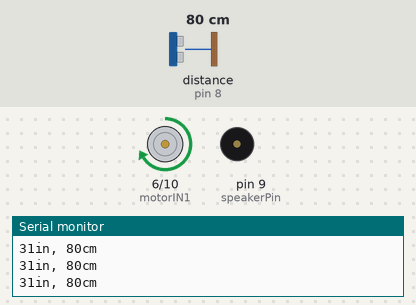
A sketch run on a simulated Arduino Uno, built with avr-gcc and run on an emulated ATmega328P. Shown: motor-driver pin pairs drawn as motors (green arrow = first pin HIGH = forward, orange = second pin HIGH = backward, longer = more drive, scaled by the enable pin), buzzer (waves = sounding), the last lines printed to the serial monitor. Wiring (inferred from the names in the program): ultrasonic range finder: trigger pin 7; echo pin 8. The test bench sets the inputs (shaded band); at power-on: distance to the obstacle (sensor on pin 8) 80 cm. The echo pulse lasts 58.3 µs per cm.

Above: at 1.2 s.
1.3 s: distance to the obstacle (sensor on pin 8) set to 56 cm
4.3 s: distance to the obstacle (sensor on pin 8) set to 48 cm
At 5.1 s:
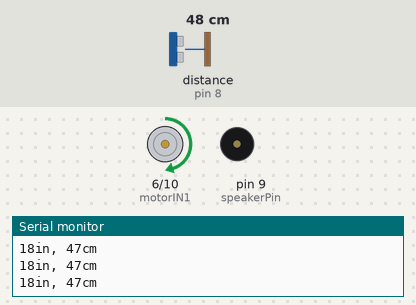
5.8 s: distance to the obstacle (sensor on pin 8) set to 33 cm
7.3 s: distance to the obstacle (sensor on pin 8) set to 27 cm
At 7.47 s:
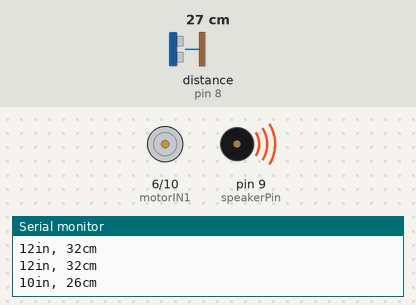
At 8.5 s:
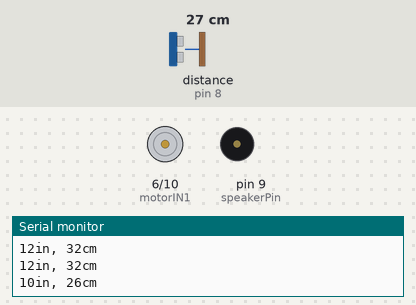
Timing chart, 0 to 11.3 s (numbered marks = the images above; inputs shaded):
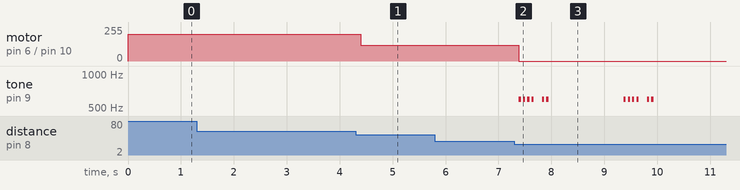

Measured:
- the behaviour switches between 52 and 51 cm on distance to the obstacle (sensor on pin 8) (found by bisection; images 0 and 1)
- the behaviour switches between 32 and 31 cm on distance to the obstacle (sensor on pin 8) (found by bisection; images 1 and 2)
- after the input at 4.3 s, motor on pin 6 (motorIN1) / pin 10 (motorIN2): forward 200/255 → forward 120/255 after 0.10 s
- after the input at 7.3 s, motor on pin 6 (motorIN1) / pin 10 (motorIN2): forward 120/255 → stopped after 0.09 s; tone on pin 9 (speakerPin): plays 600 Hz for 0.04 s, 600 Hz for 0.04 s, 600 Hz for 0.04 s, 600 Hz for 0.04 s, 600 Hz for 0.04 s, 600 Hz for 0.04 s … (12 notes in this stretch), starting after 0.09 s

The sketch:

Puppet_demo_v2.ino
```cpp
// TT DC Motor + Ultrasonic + Morse "HI" Example

// Motor pins
const int motorENA = 5; // PWM (speed)
const int motorIN1 = 6; // direction
const int motorIN2 = 10; // direction

// Ultrasonic pins
const int trigPin = 7;
const int echoPin = 8;

// Speaker
const int speakerPin = 9;

// Timing for Morse
const int dotDuration = 40; // 1 dit
const int dashDuration = dotDuration * 3;
const int intraCharPause = dotDuration;
const int interLetterPause = dotDuration * 3;
const int wordPause = dotDuration * 7;
const int toneFreq = 600; // Hz

void setup() {
  Serial.begin(9600);

  // Motor setup
  pinMode(motorENA, OUTPUT);
  pinMode(motorIN1, OUTPUT);
  pinMode(motorIN2, OUTPUT);

  pinMode(trigPin, OUTPUT);
  pinMode(echoPin, INPUT);

  pinMode(speakerPin, OUTPUT);
}

void motorStop() {
  digitalWrite(motorIN1, LOW);
  digitalWrite(motorIN2, LOW);
  analogWrite(motorENA, 0);
}

void motorForward(int speed) {
  digitalWrite(motorIN1, HIGH);
  digitalWrite(motorIN2, LOW);
  analogWrite(motorENA, speed); // 0-255
}

void motorReverse(int speed) {
  digitalWrite(motorIN1, LOW);
  digitalWrite(motorIN2, HIGH);
  analogWrite(motorENA, speed);
}

// ===== Morse Functions =====
void playDot() {
  tone(speakerPin, toneFreq);
  delay(dotDuration);
  noTone(speakerPin);
  delay(intraCharPause);
}

void playHi() {
  // H -> ....
  playDot(); playDot(); playDot(); playDot();
  delay(interLetterPause);
  // I -> ..
  playDot(); playDot();
  delay(wordPause);
}

// ===== Distance Functions =====
long microsecondsToInches(long microseconds) {
  return microseconds / 74 / 2;
}

long microsecondsToCentimeters(long microseconds) {
  return microseconds / 29 / 2;
}

// ===== Main Loop =====
void loop() {
  long duration, inches, cm;

  // Trigger ultrasonic
  digitalWrite(trigPin, LOW);
  delayMicroseconds(2);
  digitalWrite(trigPin, HIGH);
  delayMicroseconds(10);
  digitalWrite(trigPin, LOW);

  duration = pulseIn(echoPin, HIGH, 30000); // 30ms timeout

  inches = microsecondsToInches(duration);
  cm = microsecondsToCentimeters(duration);

  Serial.print(inches);
  Serial.print("in, ");
  Serial.print(cm);
  Serial.print("cm");
  Serial.println();

  // Motor logic based on distance
  if (cm > 50) {
    motorForward(200); // fast
  } else if (cm > 30) {
    motorForward(120); // slow
  } else {
    motorStop();       // stop close
    playHi();
    delay(1000);
  }

  delay(100);
}
```
